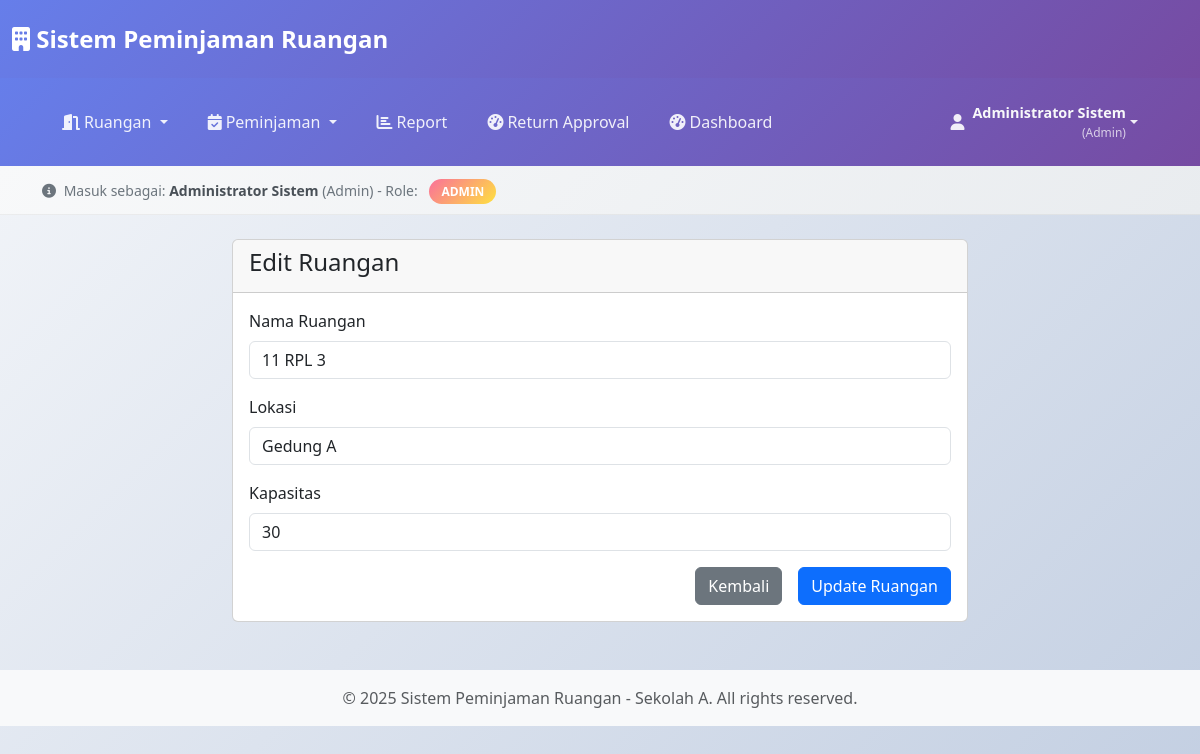
The page /admin/ruangan/edit.php?id=11 (signed in) on the database its author committed.
### tables this page shows
CREATE TABLE IF NOT EXISTS ruangan (
    ruangan_id INT PRIMARY KEY,
    nama_ruangan VARCHAR(100),
    lokasi VARCHAR(100),
    kapasitas INT,
    status VARCHAR(50),
    is_enabled BOOLEAN,
    created_at DATETIME
);

### admin/ruangan/edit.php (the view, shortened to what this page needs)
<?php
require_once '../../config/database.php';
$ruangan_id = (int)$_GET['id'];
try {
    $stmt = $pdo->prepare("SELECT * FROM ruangan WHERE ruangan_id = ?");
    $stmt->execute([$ruangan_id]);
    $ruangan = $stmt->fetch();
} catch(PDOException $e) {
    $error = "Error: " . $e->getMessage();
}
?>
<?php include '../../includes/header.php'; ?>
<?php include '../../includes/navbar.php'; ?>
<body>
    <div class="container mt-4">
        <div class="row">
            <div class="col-md-8 offset-md-2">
                <div class="card">
                    <div class="card-header">
                        <h4>Edit Ruangan</h4>
                    </div>
                    <div class="card-body">
                        <form method="POST">
                            <div class="mb-3">
                                <label for="nama_ruangan" class="form-label">Nama Ruangan</label>
                                <input type="text" class="form-control" id="nama_ruangan" name="nama_ruangan"
                                       value="<?php echo htmlspecialchars($ruangan['nama_ruangan']); ?>" required>
                            </div>
                            <div class="mb-3">
                                <label for="lokasi" class="form-label">Lokasi</label>
                                <input type="text" class="form-control" id="lokasi" name="lokasi"
                                       value="<?php echo htmlspecialchars($ruangan['lokasi']); ?>" required>
                            </div>
                            <div class="mb-3">
                                <label for="kapasitas" class="form-label">Kapasitas</label>
                                <input type="number" class="form-control" id="kapasitas" name="kapasitas"
                                       value="<?php echo $ruangan['kapasitas']; ?>" min="1" required>
                            </div>
                            <div class="d-grid gap-2 d-md-flex justify-content-md-end">
                                <a href="index.php" class="btn btn-secondary me-md-2">Kembali</a>
                                <button type="submit" class="btn btn-primary">Update Ruangan</button>
                            </div>
                        </form>
                    </div>
                </div>
            </div>
        </div>
    </div>
    <?php include '../../includes/footer.php'; ?>
</body>
</html>

### includes/header.php (style rules this page uses)
:root { --primary-gradient: linear-gradient(135deg, #667eea 0%, #764ba2 100%); --success-gradient: linear-gradient(135deg, #11998e 0%, #38ef7d 100%); --warning-gradient: linear-gradient(135deg, #f093fb 0%, #f5576c 100%); --info-gradient: linear-gradient(135deg, #4facfe 0%, #00f2fe 100%); --danger-gradient: linear-gradient(135deg, #fa709a 0%, #fee140 100%); --dark-gradient: linear-gradient(135deg, #2c3e50 0%, #3498db 100%); --card-shadow: 0 10px 30px rgba(0,0,0,0.1); --card-hover-shadow: 0 20px 40px rgba(0,0,0,0.15); }
body { background: linear-gradient(135deg, #f5f7fa 0%, #c3cfe2 100%); min-height: 100vh; font-family: 'Segoe UI', Tahoma, Geneva, Verdana, sans-serif; }

### includes/navbar.php (style rules this page uses)
:root { --primary-gradient: linear-gradient(135deg, #667eea 0%, #764ba2 100%); --success-gradient: linear-gradient(135deg, #11998e 0%, #38ef7d 100%); --warning-gradient: linear-gradient(135deg, #f093fb 0%, #f5576c 100%); --info-gradient: linear-gradient(135deg, #4facfe 0%, #00f2fe 100%); --danger-gradient: linear-gradient(135deg, #fa709a 0%, #fee140 100%); --dark-gradient: linear-gradient(135deg, #2c3e50 0%, #3498db 100%); --card-shadow: 0 10px 30px rgba(0,0,0,0.1); --card-hover-shadow: 0 20px 40px rgba(0,0,0,0.15); }
body { background: linear-gradient(135deg, #f5f7fa 0%, #c3cfe2 100%); min-height: 100vh; font-family: 'Segoe UI', Tahoma, Geneva, Verdana, sans-serif; }

### rows shown on the page
ruangan: nama_ruangan "11 RPL 3", lokasi "Gedung A", kapasitas "30"

### other values the page prints
$userName "Administrator Sistem"
$jenisUser "Admin"
$userRole "ADMIN"
